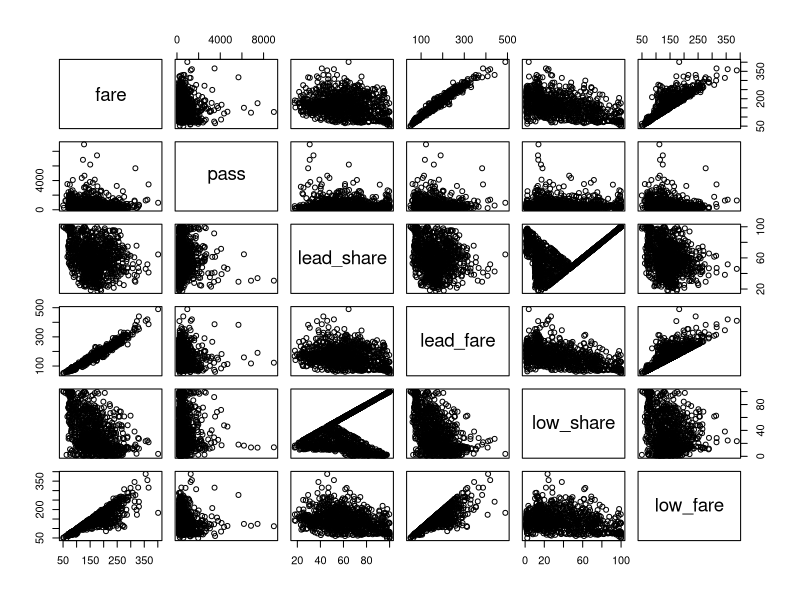

The R source for this figure: (Note: this script raises an error after producing the figure.)
#Assigment 2 
#30613017 Yuan Gnegyao

#Qusetion 1
##a
air <- read.csv("airfare.csv")
pairs(~fare + pass + lead_share + lead_fare + low_share + low_fare,data = air)


##b
q1a_fare <-lm(formula = fare ~ dist + pass + lead_fare, data = air)
summary(q1a_fare)

#c
f1 <- data.frame(dist = 200, pass = 200,lead_fare = 160)
f2 <- data.frame(dist = 200, pass = 150,lead_fare = 120)
est_f1 <- predict(object = q1a_fare,newdata=f1)
est_f2 <- predict(object = q1a_fare,newdata=f2)
est_f1 - est_f2


#Q2

#a

lead_rate <- cut(air$lead_fare/air$dis,
                 breaks=c(0,0.14,0.21,100),
                 labels=c("low","med","high"))

head(lead_rate)         
tapply(air$fare,lead_rate,sd)

#b
#i


# ii
q2b <- lm(fare ~ pass + lead_rate, data=air)
summary(q2b)

#c
#i
full <- lm(formula = fare ~ pass + lead_rate + pass:lead_rate, data = air)
summary(full)
red <- lm(formula = fare ~ pass + lead_rate, data = air)
summary(red)

fobs <- (sum(residuals(red)^2) - sum(residuals(full)^2))/(red$df - full$df)/(sum(residuals(full)^2)/full$df)
fobs
p <- pf(fobs,df1=(red$df-full$df),df2=full$df,lower.tail = FALSE)
p
#ii
anova(mred,m_full)


#Q3
#a
q3a <- lm(formula = log(fare) ~ log(dist) + log(pass),data = air)
summary(q3a)

